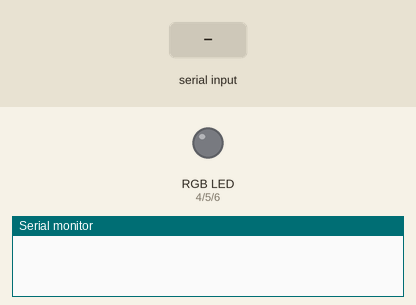
Bench run of a sketch on a simulated Arduino Uno, built with avr-gcc and run on an emulated ATmega328P. Shown: an RGB LED mixed from three pins (HIGH = lit), the last lines printed to the serial monitor. Inputs (shaded band) come from the test bench.

Above: at 1.2 s.
1.3 s: "R" received over Serial
At 2.2 s:
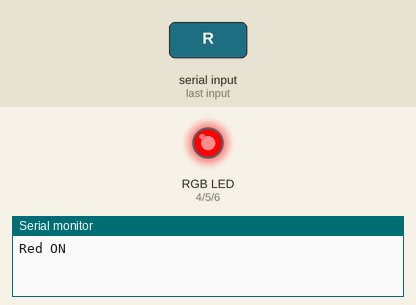
2.8 s: byte 77 ('M') received over Serial
At 3.4 s:
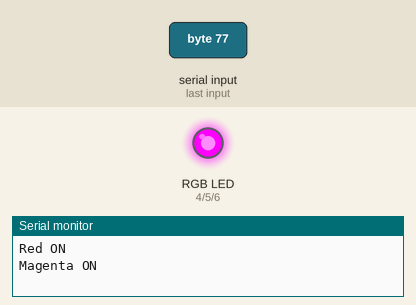
4.3 s: byte 87 ('W') received over Serial
At 5.5 s:
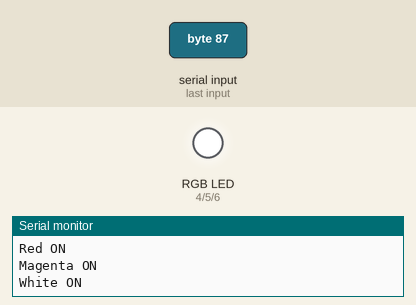
5.8 s: "G" received over Serial
At 6.8 s:
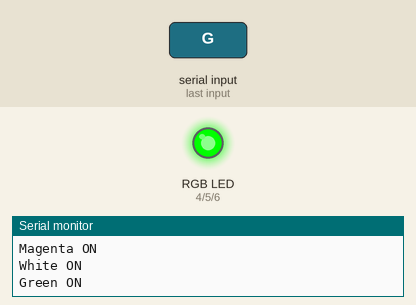
7.3 s: "B" received over Serial
At 8.0 s:
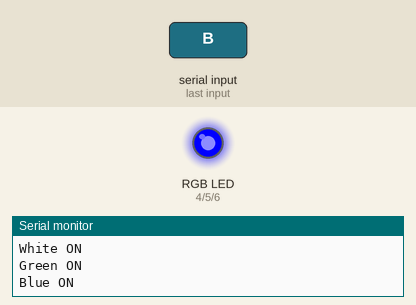
8.8 s: "Y" received over Serial
At 9.1 s:
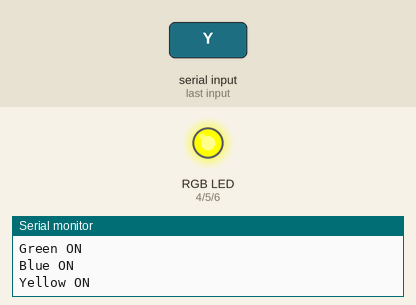
Timing chart, 0 to 11.3 s (numbered marks = the images above; inputs shaded):
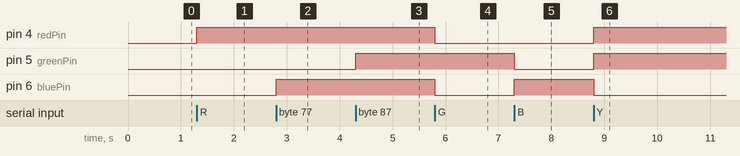

The sketch:

5._User_Input-Controlled_RGB_LED.ino
```cpp
/*
Components Used:
- Arduino Board
- Sensor Shield
- RGB LED (Common Cathode)
- Breadboard
- Jumper Wires
*/

// Define RGB LED pins
int redPin = 4;    // Red pin connected to digital pin 4
int greenPin = 5;  // Green pin connected to digital pin 5
int bluePin = 6;   // Blue pin connected to digital pin 6

void setup() {
  // Configure RGB LED pins as output
  pinMode(redPin, OUTPUT);
  pinMode(greenPin, OUTPUT);
  pinMode(bluePin, OUTPUT);

  // Initialize serial communication at 9600 baud rate
  Serial.begin(9600);
}

void loop() {
  // Check if data is available in the serial buffer
  if (Serial.available() > 0) {
    char input = Serial.read();  // Read the received character

    // Control RGB LED based on received input character
    if (input == 'R' || input == 'r') {
      digitalWrite(redPin, HIGH);  // Turn on Red LED
      digitalWrite(greenPin, LOW);
      digitalWrite(bluePin, LOW);
      Serial.println("Red ON");
    } else if (input == 'G' || input == 'g') {
      digitalWrite(redPin, LOW);
      digitalWrite(greenPin, HIGH);  // Turn on Green LED
      digitalWrite(bluePin, LOW);
      Serial.println("Green ON");
    } else if (input == 'B' || input == 'b') {
      digitalWrite(redPin, LOW);
      digitalWrite(greenPin, LOW);
      digitalWrite(bluePin, HIGH);  // Turn on Blue LED
      Serial.println("Blue ON");
    } else if (input == 'Y' || input == 'y') {
      digitalWrite(redPin, HIGH);
      digitalWrite(greenPin, HIGH);  // Turn on Yellow (Red + Green)
      digitalWrite(bluePin, LOW);
      Serial.println("Yellow ON");
    } else if (input == 'C' || input == 'c') {
      digitalWrite(redPin, LOW);
      digitalWrite(greenPin, HIGH);  // Turn on Cyan (Green + Blue)
      digitalWrite(bluePin, HIGH);
      Serial.println("Cyan ON");
    } else if (input == 'M' || input == 'm') {
      digitalWrite(redPin, HIGH);  // Turn on Magenta (Red + Blue)
      digitalWrite(greenPin, LOW);
      digitalWrite(bluePin, HIGH);
      Serial.println("Magenta ON");
    } else if (input == 'W' || input == 'w') {
      digitalWrite(redPin, HIGH);  // Turn on White (Red + Green + Blue)
      digitalWrite(greenPin, HIGH);
      digitalWrite(bluePin, HIGH);
      Serial.println("White ON");
    }
  }
}
```

Measured:
- after the input at 1.3 s, pin 4 (redPin): LOW → HIGH at once
- after the input at 2.8 s, pin 6 (bluePin): LOW → HIGH at once
- after the input at 4.3 s, pin 5 (greenPin): LOW → HIGH at once
- after the input at 5.8 s, pin 4 (redPin), pin 6 (bluePin): HIGH → LOW at once
- after the input at 7.3 s, pin 5 (greenPin): HIGH → LOW at once; pin 6 (bluePin): LOW → HIGH at once
- after the input at 8.8 s, pin 4 (redPin), pin 5 (greenPin): LOW → HIGH at once; pin 6 (bluePin): HIGH → LOW at once
